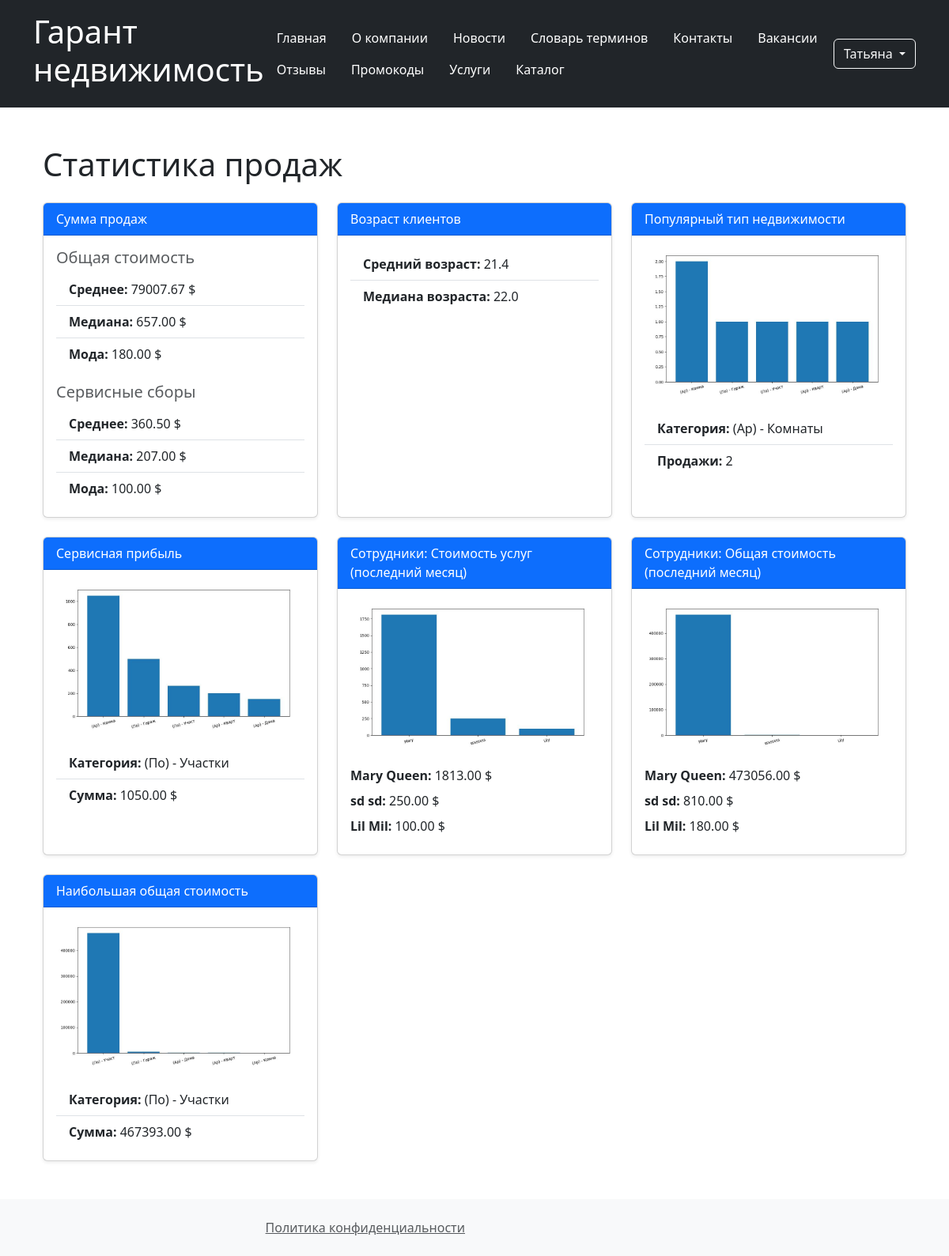
/catalog/statistics/ (signed in), run on the app's committed database.
### users/models.py (models this page shows, shortened)
class User(AbstractUser):
    ROLE_CHOICES = {
        "employee": "Manager",
        "client": "Client",
        "admin": "Admin",
    }
    phone_regex = RegexValidator(
        regex=r"^\+375\(29\)\d{3}-\d{2}-\d{2}$",
        message="Формат номера: +375(29)XXX-XX-XX",
    )
    role = models.CharField(max_length=20, choices=ROLE_CHOICES)
    phone_number = models.CharField(max_length=20, validators=[phone_regex])
    birth_date = models.DateField(
        validators=[RestrictedAgeValidator(18), MaxValueValidator(date.today())]
    )
    created_at = models.DateTimeField(auto_now_add=True)
    first_name = models.CharField(max_length=100)
    last_name = models.CharField(max_length=100)

class Employee(models.Model):
    user = models.OneToOneField(User, on_delete=models.CASCADE)
    hire_date = models.DateField()
    clients = models.ManyToManyField(Client, blank=True)
    def __str__(self):
        return f"{self.user.username}"

### catalog/models.py (models this page shows)
class Service(models.Model):
    name = models.CharField(max_length=200, help_text="Enter the estate category name")
    category = models.ForeignKey(
        ServiceCategory,
        on_delete=models.CASCADE,
        related_name="services",
    )
    cost = models.DecimalField(
        max_digits=10,
        decimal_places=2,
    )
    class Meta:
        ordering = ["category__name", "name"]
    def __str__(self):
        return f"({str(self.category)[:2]}) - {self.name}"

class ServiceCategory(models.Model):
    name = models.CharField(max_length=200, help_text="Enter the service category name")
    def __str__(self):
        return self.name

### catalog/views.py (the view)
class StatisticsView(LoginRequiredMixin, TemplateView):
    template_name = "statistics.html"
    def get_context_data(self, **kwargs):
        logger.info(
            f"Preparing context for StatisticsView, user={self.request.user.username}"
        )
        context = super().get_context_data(**kwargs)
        cost_stats, service_stats = StatisticsCalculator.get_sale_cost_stats()
        client_stats = StatisticsCalculator.get_client_stats()
        services_by_sold_count, counts = (
            StatisticsCalculator.get_services_by_sold_count()
        )
        services_by_service_profit, service_profits = (
            StatisticsCalculator.get_services_by_service_profit()
        )
        services_by_full_costs, full_costs = (
            StatisticsCalculator.get_services_by_full_costs()
        )
        employee_service_stats, employee_service_costs = (
            StatisticsCalculator.get_employees_by_service_profit()
        )
        employee_total_stats, total_costs = (
            StatisticsCalculator.get_employees_by_full_costs()
        )
        image_paths = {
            "services_by_sold_count": f"{settings.MEDIA_URL}services_by_sold_count.jpg",
            "services_by_service_profit": f"{settings.MEDIA_URL}services_by_service_profit.jpg",
            "employee_service_stats": f"{settings.MEDIA_URL}employee_service_stats.jpg",
            "employee_total_stats": f"{settings.MEDIA_URL}employee_total_stats.jpg",
            "services_by_full_costs": f"{settings.MEDIA_URL}services_by_full_costs.jpg",
        }
        Plotter.plt_bars(
            counts,
            path=image_paths["services_by_sold_count"][1:],
            categories=(str(s)[:12] for s in services_by_sold_count),
        )
        Plotter.plt_bars(
            service_profits,
            path=image_paths["services_by_service_profit"][1:],
            categories=(str(s)[:12] for s in services_by_sold_count),
        )
        Plotter.plt_bars(
            employee_service_costs,
            path=image_paths["employee_service_stats"][1:],
            categories=(e.user.username for e in employee_service_stats),
        )
        Plotter.plt_bars(
            total_costs,
            path=image_paths["employee_total_stats"][1:],
            categories=(e.user.username for e in employee_total_stats),
        )
        Plotter.plt_bars(
            full_costs,
            path=image_paths["services_by_full_costs"][1:],
            categories=(str(s)[:12] for s in services_by_full_costs),
        )
        context.update(
            {
                "cost_stats": cost_stats,
                "service_stats": service_stats,
                "client_stats": client_stats,
                "popular_category": services_by_sold_count.first(),
                "profitable_service": services_by_service_profit.first(),
                "employee_service_stats": employee_service_stats,
                "employee_total_stats": employee_total_stats,
                "highest_cost_service": services_by_full_costs.first(),
                "chart_images": image_paths,
            }
        )
        logger.info(
            f"StatisticsViewContext prepared for user: {self.request.user.username}"
        )
        return context

### catalog/templates/statistics.html (shortened to what this page needs)
{% extends "base.html" %}
{% load static %}
{% block content %}
<div class="container my-5">
    <h1 class="mb-4">Статистика продаж</h1>
    {% if user.is_authenticated and user.is_superuser %}
        <div class="row g-4">
            <div class="col-md-6 col-lg-4">
                <div class="card shadow-sm h-100">
                    <div class="card-header bg-primary text-white">
                        Сумма продаж
                    </div>
                    <div class="card-body">
                        <h5 class="card-title text-muted">Общая стоимость</h5>
                        <ul class="list-group list-group-flush mb-3">
                            <li class="list-group-item">
                              <strong>Среднее:</strong> {{ cost_stats.mean_cost|floatformat:2 }} $
                            </li>
                            <li class="list-group-item">
                              <strong>Медиана:</strong> {{ cost_stats.median_cost|floatformat:2 }} $
                            </li>
                            <li class="list-group-item">
                              <strong>Мода:</strong> {{ cost_stats.mode_cost|floatformat:2 }} $
                            </li>
                        </ul>
                        <h5 class="card-title text-muted">Сервисные сборы</h5>
                        <ul class="list-group list-group-flush">
                            <li class="list-group-item">
                              <strong>Среднее:</strong> {{ service_stats.mean_cost|floatformat:2 }} $
                            </li>
                            <li class="list-group-item">
                              <strong>Медиана:</strong> {{ service_stats.median_cost|floatformat:2 }} $
                            </li>
                            <li class="list-group-item">
                              <strong>Мода:</strong> {{ service_stats.mode_cost|floatformat:2 }} $
                            </li>
                        </ul>
                    </div>
                </div>
            </div>
            <div class="col-md-6 col-lg-4">
                <div class="card shadow-sm h-100">
                    <div class="card-header bg-primary text-white">
                        Возраст клиентов
                    </div>
                    <div class="card-body">
                        <ul class="list-group list-group-flush">
                            <li class="list-group-item">
                              <strong>Средний возраст:</strong> {{ client_stats.mean_age|floatformat:1 }}
                            </li>
                            <li class="list-group-item">
                              <strong>Медиана возраста:</strong> {{ client_stats.median_age|floatformat:1 }}
                            </li>
                        </ul>
                    </div>
                </div>
            </div>
            <div class="col-md-6 col-lg-4">
                <div class="card shadow-sm h-100">
                    <div class="card-header bg-primary text-white">
                        Популярный тип недвижимости
                    </div>
                    <img src="{{ chart_images.services_by_sold_count }}" class="card-img-top">
                    <div class="card-body">
                        <ul class="list-group list-group-flush">
                            <li class="list-group-item">
                              <strong>Категория:</strong> {{ popular_category|default:"Нет данных" }}
                            </li>
                            <li class="list-group-item">
                              <strong>Продажи:</strong> {{ popular_category.count }}
                            </li>
                        </ul>
                    </div>
                </div>
            </div>
            <div class="col-md-6 col-lg-4">
                <div class="card shadow-sm h-100">
                    <div class="card-header bg-primary text-white">
                        Сервисная прибыль
                    </div>
                    <img src="{{ chart_images.services_by_service_profit }}" class="card-img-top">
                    <div class="card-body">
                        <ul class="list-group list-group-flush">
                            <li class="list-group-item">
                              <strong>Категория:</strong> {{ profitable_service|default:"Нет данных" }}
                            </li>
                            <li class="list-group-item">
                              <strong>Сумма:</strong> {{ profitable_service.total_service_cost|floatformat:2 }} $
                            </li>
                        </ul>
                    </div>
                </div>
            </div>
            <div class="col-md-6 col-lg-4">
                <div class="card shadow-sm h-100">
                    <div class="card-header bg-primary text-white">
                        Сотрудники: Стоимость услуг (последний месяц)
                    </div>
                    <img src="{{ chart_images.employee_service_stats }}" class="card-img-top">
                    <div class="card-body">
                        {% for emp in employee_service_stats %}
                            <p class="mb-2">
                              <strong>{{ emp.user.get_full_name }}:</strong>
                              {{ emp.total_service_cost|floatformat:2|default:"Нет данных" }} $
                            </p>
                        {% empty %}
                            <p class="text-muted">Нет данных за последний месяц</p>
                        {% endfor %}
                    </div>
                </div>
            </div>
            <div class="col-md-6 col-lg-4">
                <div class="card shadow-sm h-100">
                    <div class="card-header bg-primary text-white">
                        Сотрудники: Общая стоимость (последний месяц)
                    </div>
                    <img src="{{ chart_images.employee_total_stats }}" class="card-img-top">
                    <div class="card-body">
                        {% for emp in employee_total_stats %}
                            <p class="mb-2">
                              <strong>{{ emp.user.get_full_name }}:</strong>
                              {{ emp.total_cost|floatformat:2|default:"Нет данных" }} $
                            </p>
                        {% empty %}
                            <p class="text-muted">Нет данных за последний месяц</p>
                        {% endfor %}
                    </div>
                </div>
            </div>
            <div class="col-md-6 col-lg-4">
                <div class="card shadow-sm h-100">
                    <div class="card-header bg-primary text-white">
                        Наибольшая общая стоимость
                    </div>
                    <img src="{{ chart_images.services_by_full_costs }}" class="card-img-top">
                    <div class="card-body">
                        <ul class="list-group list-group-flush">
                            <li class="list-group-item">
                              <strong>Категория:</strong> {{ highest_cost_service|default:"Нет данных" }}
                            </li>
                            <li class="list-group-item">
                              <strong>Сумма:</strong> {{ highest_cost_service.total_value|floatformat:2 }} $
                            </li>
                        </ul>
                    </div>
                </div>
            </div>
        </div>
    {% else %}
        <div class="alert alert-primary mt-4" role="alert">
            <i class="bi bi-lock-fill me-2"></i>Доступ к статистике ограничен.
        </div>
    {% endif %}
</div>
{% endblock %}

### templates/base.html (shortened to what this page needs)
<!DOCTYPE html>
<html lang="ru">
<head>
    <link href="https://cdn.jsdelivr.net/npm/bootstrap@5.3.0/dist/css/bootstrap.min.css" rel="stylesheet">
</head>
<body>
    <header class="bg-dark text-white p-3">
        <div class="container">
            <div class="d-flex justify-content-between align-items-center">
                <h1>Гарант недвижимость</h1>
                <nav>
                    <ul class="nav">
                        <li class="nav-item"><a href="{% url 'home' %}" class="nav-link text-white">Главная</a></li>
                        <li class="nav-item"><a href="{% url 'about' %}" class="nav-link text-white">О компании</a></li>
                        <li class="nav-item"><a href="{% url 'news' %}" class="nav-link text-white">Новости</a></li>
                        <li class="nav-item"><a href="{% url 'faq' %}" class="nav-link text-white">Словарь терминов</a></li>
                        <li class="nav-item"><a href="{% url 'contacts' %}" class="nav-link text-white">Контакты</a></li>
                        <li class="nav-item"><a href="{% url 'vacancies' %}" class="nav-link text-white">Вакансии</a></li>
                        <li class="nav-item"><a href="{% url 'reviews' %}" class="nav-link text-white">Отзывы</a></li>
                        <li class="nav-item"><a href="{% url 'promo-codes' %}" class="nav-link text-white">Промокоды</a></li>
                        <li class="nav-item"><a href="{% url 'services' %}" class="nav-link text-white">Услуги</a></li>
                        <li class="nav-item"><a href="{% url 'estates' %}" class="nav-link text-white">Каталог</a></li>
                    </ul>
                </nav>
                <div class="auth-buttons">
                    {% if user.is_authenticated %}
                        <div class="btn-group">
                            <button type="button" class="btn btn-outline-light dropdown-toggle" data-bs-toggle="dropdown">
                                {% if user.first_name %}{{ user.first_name }}{% else %}{{ user.username }}{% endif %}
                            </button>
                        </div>
                    {% else %}
                        <a href="{% url 'login' %}" class="btn btn-outline-light">Вход</a>
                        <a href="{% url 'signup' %}" class="btn btn-outline-light">Регистрация</a>
                    {% endif %}
                </div>
            </div>
        </div>
    </header>
    <main class="container my-5">
        {% block content %}{% endblock %}
    </main>
    <footer class="bg-light p-4 mt-5">
        <div class="container">
            <div class="row">
                <div class="col-md-6 text-end">
                    <a href="{% url 'policy' %}" class="text-muted">Политика конфиденциальности</a>
                </div>
            </div>
        </div>
    </footer>
</body>
</html>

### data on the page
User: first_name "Татьяна"
Service: category+name "(Ар) - Комнаты", count "2"
Service: category+name "(По) - Участки", total_service_cost "1050.00", total_value "467393.00"
Employee: user.get_full_name "Mary Queen", total_service_cost "1813.00", total_cost "473056.00"
Employee: user.get_full_name "sd sd", total_service_cost "250.00", total_cost "810.00"
Employee: user.get_full_name "Lil Mil", total_service_cost "100.00", total_cost "180.00"

### other printed values
{{ cost_stats.mean_cost|floatformat:2 }} "79007.67"
{{ cost_stats.median_cost|floatformat:2 }} "657.00"
{{ cost_stats.mode_cost|floatformat:2 }} "180.00"
{{ service_stats.mean_cost|floatformat:2 }} "360.50"
{{ service_stats.median_cost|floatformat:2 }} "207.00"
{{ service_stats.mode_cost|floatformat:2 }} "100.00"
{{ client_stats.mean_age|floatformat:1 }} "21.4"
{{ client_stats.median_age|floatformat:1 }} "22.0"
